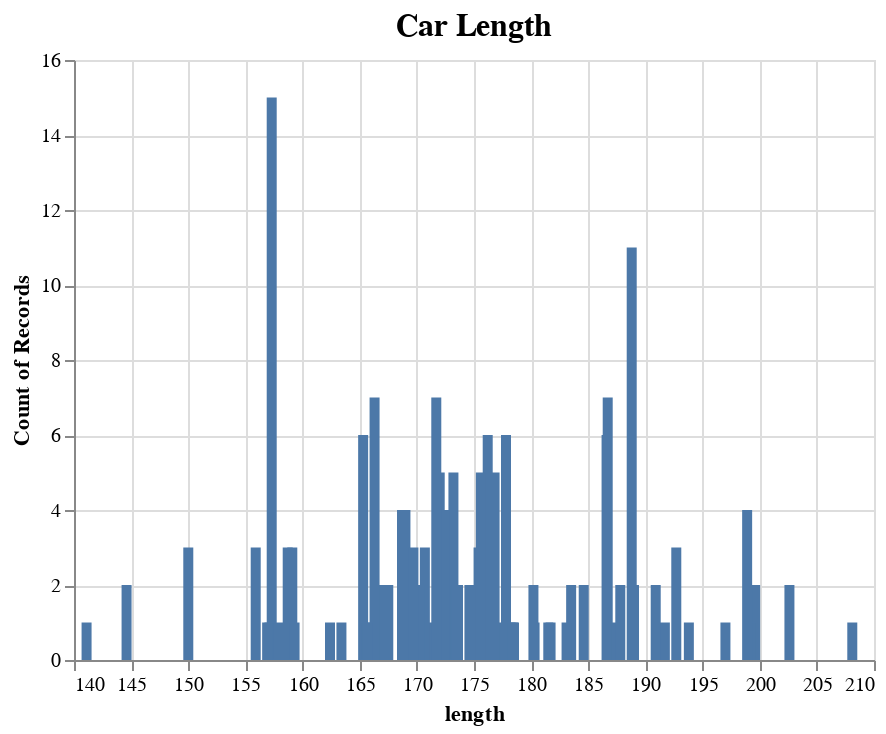

Here is the notebook cell this chart was saved with:
### Code cell
alt.Chart(dimens).mark_bar().encode(
    alt.X("length:Q"),
    y='count()',
).properties(
    title={"text":"Car Length", "fontSize":16}    
)

### Figure 1 — Vega-Lite specification as saved in the notebook (floating-point values rounded to 4 significant figures; data arrays with more than 128 entries replaced by an {"elided": "..."} marker saying what was removed)
{"config": {"view": {"continuousWidth": 400, "continuousHeight": 300}}, "data": {"name": "data-9967e5fca02e73f8fd2d34e56e0501b9"}, "mark": "bar", "encoding": {"x": {"field": "length", "type": "quantitative"}, "y": {"aggregate": "count", "type": "quantitative"}}, "title": {"text": "Car Length", "fontSize": 16}, "$schema": "https://vega.github.io/schema/vega-lite/v4.17.0.json", "datasets": {"data-9967e5fca02e73f8fd2d34e56e0501b9": {"elided": "205 records"}}}
